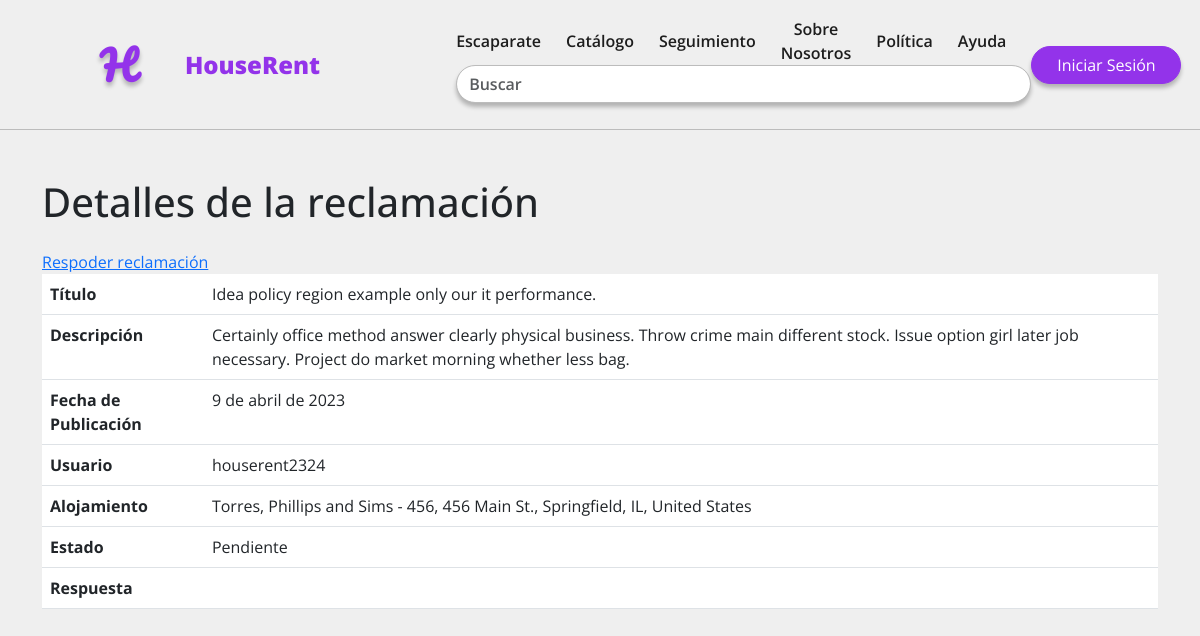
The app's page /claims/1/ with its own data.
### apps/core/models.py (models this page shows, shortened)
class Claim(models.Model):
    title = models.CharField(max_length=64, blank=False, null=False)
    description = models.CharField(max_length=1024, blank=False, null=False)
    publication_date = models.DateField(auto_now=True, blank=False, null=False)
    user = models.ForeignKey(CustomUser, on_delete=models.CASCADE, blank=False, null=False)
    accommodation = models.ForeignKey(Accommodation, on_delete=models.CASCADE, blank=False, null=False)
    status = models.CharField(max_length=16, choices=ClaimStatus.choices(), default=ClaimStatus.PENDING, blank=False, null=False)
    response = models.TextField(max_length=1024)
    class Meta:
        verbose_name = "Reclamación"
        verbose_name_plural = "Reclamaciones"
        indexes = [
            models.Index(fields=['user']),
            models.Index(fields=['accommodation']),
            models.Index(fields=['status']),
        ]

class CustomUser(AbstractUser):
    first_name = models.CharField(max_length=150, blank=False, null=False)
    last_name = models.CharField(max_length=150, blank=False, null=False)
    username = models.CharField(
        max_length=150,
        unique=True,
        null=True,
        blank=True,
    )
    birth_date = models.DateField(blank=False, null=False)
    phone = PhoneNumberField(blank=False, null=False)
    address = models.ForeignKey(Address, on_delete=models.CASCADE, blank=False, null=True)
    dni = models.CharField(
        max_length=9,
        unique=True,
        blank=False,
        null=False,
        validators=[
            RegexValidator(
                regex='^\d{8}[a-zA-Z]$',
                message='Introducza un DNI válido',
                code='invalid_dni'
                )
            ])
    gender = models.CharField(max_length=16, choices=Gender.choices(), blank=False, null=False)
    request = models.CharField(max_length=16, choices=Request.choices(), default=Request.NOT_REQUESTED)
    stripe_id=models.CharField(max_length=40, blank=True,unique=True, null=True)
    class Meta:
        verbose_name = "Usuario"
        verbose_name_plural = "Usuarios"
        indexes = [
            models.Index(fields=['dni']),
            models.Index(fields=['phone']),
        ]
    def __str__(self):
        return f"{self.username}"

class Accommodation(models.Model):
    name = models.CharField(max_length=256, blank=False, null=False)
    description = models.TextField(max_length=1024, blank=False, null=False)
    capacity = models.PositiveIntegerField(blank=False, null=False, default=1)
    owner = models.ForeignKey(CustomUser, on_delete=models.CASCADE, blank=False, null=False)
    price = models.DecimalField(decimal_places=2, max_digits=8, blank=False, null=False, validators=[MinValueValidator(0)], help_text='Ingresa un valor positivo')
    address = models.ForeignKey(Address, on_delete=models.CASCADE, blank=False, null=False)
    category = models.CharField(max_length=16, choices=Category.choices(), blank=False, null=False)
    service = models.ManyToManyField(Service, blank=True)
    creation_date = models.DateField(auto_now_add=True, blank=False, null=False)
    modification_date = models.DateField(auto_now=True, blank=False, null=False)
    is_active = models.BooleanField(default=True, blank=False, null=False)
    class Meta:
        verbose_name = "Alojamiento"
        verbose_name_plural = "Alojamientos"
        indexes = [
            models.Index(fields=['name']),
            models.Index(fields=['owner']),
            models.Index(fields=['category']),
        ]
    def __str__(self):
        return f"{self.name} - {str(self.address)}"

class Address(models.Model):
    street_number = models.CharField(max_length=8, blank=False, null=False)
    address_line = models.TextField(blank=False, null=False)
    city = models.CharField(max_length=256, blank=False, null=False)
    region = models.CharField(max_length=256, blank=False, null=False)
    country = CountryField(blank_label='(seleccionar país)', blank=False, null=False)
    postal_code = models.CharField(max_length=16, blank=False, null=False)
    class Meta:
        verbose_name = "Dirección"
        verbose_name_plural = "Direcciones"
        indexes = [
            models.Index(fields=['city']),
            models.Index(fields=['region']),
            models.Index(fields=['postal_code'])
        ]
    def __str__(self):
        parts = [self.street_number, self.address_line, self.city, self.region, self.country.name]
        return ", ".join(filter(None, parts))

### apps/accommodation/views.py (the view)
# urls.py: path('claims/<int:claim_id>/', views.claim_details, name="claim_details"),
def claim_details(request, claim_id):
    claim = get_object_or_404(Claim, id=claim_id)
    return render(request, 'accommodation/claim_details.html', {'claim': claim})

### templates/accommodation/claim_details.html
{% extends 'base_generic.html' %}
{% load static %}
{% block content %}
<div class="container mt-5">
  <h1 class="mb-4">Detalles de la reclamación</h1>
  <table class="table">
    <tbody>
      <tr>
        <th scope="row">Título</th>
        <td>{{ claim.title }}</td>
      </tr>
      <tr>
        <th scope="row">Descripción</th>
        <td>{{ claim.description }}</td>
      </tr>
      <tr>
        <th scope="row">Fecha de Publicación</th>
        <td>{{ claim.publication_date }}</td>
      </tr>
      <tr>
        <th scope="row">Usuario</th>
        <td>{{ claim.user }}</td>
      </tr>
      <tr>
        <th scope="row">Alojamiento</th>
        <td>{{ claim.accommodation }}</td>
      </tr>
      <tr>
        <th scope="row">Estado</th>
        <td>{{ claim.status }}</td>
      </tr>
      <tr>
        <th scope="row">Respuesta</th>
        <td>{{ claim.response }}</td>
        <a href="claimResponse">Respoder reclamación</a>
      </tr>
    </tbody>
  </table>
</div>
{% endblock %}

### static/css/var.css (style rules this page uses)
:root { --c1: #EFEFEF; --c2: #BCBCBC; --c3: #343434; --c4: #1D1D1D; --c5: #9333EA; --c6: #9e1d1d; --f1: 2.5rem; --f2: 1.5rem; --f3: 1rem; --f4: 0.8rem; --f5: 0.6rem; --w1: 800; --w2: 600; --w3: 400; --navbar-altura: 130px; --content-padding: 50px; }

### static/css/navbar.css (style rules this page uses)
* { margin: 0; padding: 0; box-sizing: border-box; font-family: 'Open Sans', sans-serif !important; }
body { background-color: var(--c1) !important; }

### records on screen
Claim: title "Idea policy region example only our it performance.", description "Certainly office method answer clearly physical business. Throw crime main different stock. Issue option girl later job necessary. Project do market morning whether less bag.", publication_date "9 de abril de 2023", user "houserent2324", accommodation "Torres, Phillips and Sims - 456, 456 Main St., Springfield, IL, United States", status "Pendiente"
